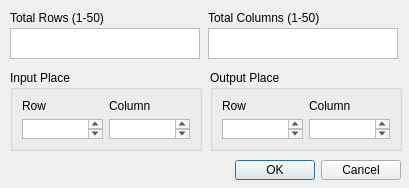
<?xml version="1.0" encoding="UTF-8"?>
<ui version="4.0">
 <class>SizeSetting</class>
 <widget class="QDialog" name="SizeSetting">
  <property name="geometry">
   <rect>
    <x>0</x>
    <y>0</y>
    <width>409</width>
    <height>188</height>
   </rect>
  </property>
  <property name="minimumSize">
   <size>
    <width>409</width>
    <height>188</height>
   </size>
  </property>
  <property name="maximumSize">
   <size>
    <width>409</width>
    <height>188</height>
   </size>
  </property>
  <property name="windowTitle">
   <string>Size Setting</string>
  </property>
  <widget class="QDialogButtonBox" name="buttonBox">
   <property name="geometry">
    <rect>
     <x>20</x>
     <y>160</y>
     <width>381</width>
     <height>20</height>
    </rect>
   </property>
   <property name="minimumSize">
    <size>
     <width>381</width>
     <height>20</height>
    </size>
   </property>
   <property name="maximumSize">
    <size>
     <width>381</width>
     <height>20</height>
    </size>
   </property>
   <property name="orientation">
    <enum>Qt::Horizontal</enum>
   </property>
   <property name="standardButtons">
    <set>QDialogButtonBox::Cancel|QDialogButtonBox::Ok</set>
   </property>
  </widget>
  <widget class="QGroupBox" name="groupBox">
   <property name="geometry">
    <rect>
     <x>10</x>
     <y>70</y>
     <width>192</width>
     <height>81</height>
    </rect>
   </property>
   <property name="minimumSize">
    <size>
     <width>192</width>
     <height>81</height>
    </size>
   </property>
   <property name="maximumSize">
    <size>
     <width>192</width>
     <height>81</height>
    </size>
   </property>
   <property name="title">
    <string>Input Place</string>
   </property>
   <layout class="QGridLayout" name="gridLayout">
    <item row="0" column="0">
     <widget class="QLabel" name="label_3">
      <property name="text">
       <string>Row</string>
      </property>
     </widget>
    </item>
    <item row="1" column="1">
     <widget class="QPlainTextEdit" name="plainTextEdit_4"/>
    </item>
    <item row="1" column="0">
     <widget class="QPlainTextEdit" name="plainTextEdit_3"/>
    </item>
    <item row="0" column="1">
     <widget class="QLabel" name="label_4">
      <property name="text">
       <string>Column</string>
      </property>
     </widget>
    </item>
   </layout>
  </widget>
  <widget class="QGroupBox" name="groupBox_2">
   <property name="geometry">
    <rect>
     <x>210</x>
     <y>70</y>
     <width>192</width>
     <height>81</height>
    </rect>
   </property>
   <property name="minimumSize">
    <size>
     <width>192</width>
     <height>81</height>
    </size>
   </property>
   <property name="maximumSize">
    <size>
     <width>192</width>
     <height>81</height>
    </size>
   </property>
   <property name="title">
    <string>Output Place</string>
   </property>
   <layout class="QGridLayout" name="gridLayout_2">
    <item row="0" column="0">
     <widget class="QLabel" name="label_5">
      <property name="text">
       <string>Row</string>
      </property>
     </widget>
    </item>
    <item row="1" column="1">
     <widget class="QPlainTextEdit" name="plainTextEdit_5"/>
    </item>
    <item row="1" column="0">
     <widget class="QPlainTextEdit" name="plainTextEdit_6"/>
    </item>
    <item row="0" column="1">
     <widget class="QLabel" name="label_6">
      <property name="text">
       <string>Column</string>
      </property>
     </widget>
    </item>
   </layout>
  </widget>
  <widget class="QLabel" name="label_2">
   <property name="geometry">
    <rect>
     <x>208</x>
     <y>10</y>
     <width>120</width>
     <height>16</height>
    </rect>
   </property>
   <property name="text">
    <string>Total Columns (1-50)</string>
   </property>
  </widget>
  <widget class="QPlainTextEdit" name="plainTextEdit_2">
   <property name="geometry">
    <rect>
     <x>208</x>
     <y>28</y>
     <width>190</width>
     <height>31</height>
    </rect>
   </property>
   <property name="font">
    <font>
     <family>Arial</family>
     <pointsize>12</pointsize>
    </font>
   </property>
  </widget>
  <widget class="QPlainTextEdit" name="plainTextEdit">
   <property name="geometry">
    <rect>
     <x>10</x>
     <y>28</y>
     <width>190</width>
     <height>31</height>
    </rect>
   </property>
   <property name="font">
    <font>
     <family>Arial</family>
     <pointsize>12</pointsize>
    </font>
   </property>
  </widget>
  <widget class="QLabel" name="label">
   <property name="geometry">
    <rect>
     <x>10</x>
     <y>10</y>
     <width>102</width>
     <height>16</height>
    </rect>
   </property>
   <property name="text">
    <string>Total Rows (1-50)</string>
   </property>
  </widget>
 </widget>
 <resources/>
 <connections>
  <connection>
   <sender>buttonBox</sender>
   <signal>accepted()</signal>
   <receiver>SizeSetting</receiver>
   <slot>accept()</slot>
   <hints>
    <hint type="sourcelabel">
     <x>248</x>
     <y>254</y>
    </hint>
    <hint type="destinationlabel">
     <x>157</x>
     <y>274</y>
    </hint>
   </hints>
  </connection>
  <connection>
   <sender>buttonBox</sender>
   <signal>rejected()</signal>
   <receiver>SizeSetting</receiver>
   <slot>reject()</slot>
   <hints>
    <hint type="sourcelabel">
     <x>316</x>
     <y>260</y>
    </hint>
    <hint type="destinationlabel">
     <x>286</x>
     <y>274</y>
    </hint>
   </hints>
  </connection>
 </connections>
</ui>
